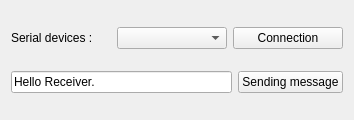
<?xml version="1.0" encoding="UTF-8"?>
<ui version="4.0">
 <class>Widget</class>
 <widget class="QWidget" name="Widget">
  <property name="geometry">
   <rect>
    <x>0</x>
    <y>0</y>
    <width>354</width>
    <height>120</height>
   </rect>
  </property>
  <property name="windowTitle">
   <string>Widget</string>
  </property>
  <layout class="QVBoxLayout" name="verticalLayout">
   <item>
    <layout class="QHBoxLayout" name="horizontalLayout">
     <item>
      <widget class="QLabel" name="label">
       <property name="minimumSize">
        <size>
         <width>100</width>
         <height>0</height>
        </size>
       </property>
       <property name="maximumSize">
        <size>
         <width>100</width>
         <height>16777215</height>
        </size>
       </property>
       <property name="text">
        <string>Serial devices : </string>
       </property>
      </widget>
     </item>
     <item>
      <widget class="QComboBox" name="comboBox"/>
     </item>
     <item>
      <widget class="QPushButton" name="connectionButton">
       <property name="text">
        <string>Connection</string>
       </property>
      </widget>
     </item>
    </layout>
   </item>
   <item>
    <layout class="QHBoxLayout" name="horizontalLayout_2">
     <item>
      <widget class="QLineEdit" name="sendLineEdit">
       <property name="text">
        <string>Hello Receiver.</string>
       </property>
      </widget>
     </item>
     <item>
      <widget class="QPushButton" name="sendButton">
       <property name="text">
        <string>Sending message</string>
       </property>
      </widget>
     </item>
    </layout>
   </item>
  </layout>
 </widget>
 <layoutdefault spacing="6" margin="11"/>
 <resources/>
 <connections/>
</ui>
